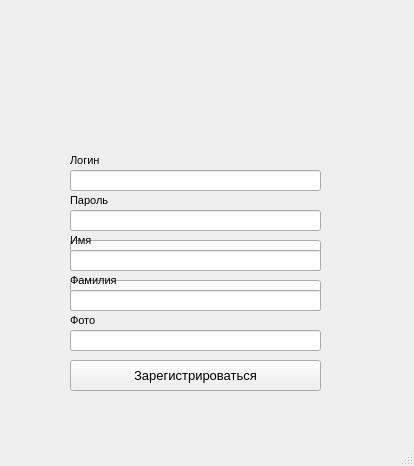
<?xml version="1.0" encoding="UTF-8"?>
<ui version="4.0">
 <class>MainWindow</class>
 <widget class="QMainWindow" name="MainWindow">
  <property name="geometry">
   <rect>
    <x>0</x>
    <y>0</y>
    <width>414</width>
    <height>466</height>
   </rect>
  </property>
  <property name="windowTitle">
   <string>Login</string>
  </property>
  <widget class="QWidget" name="centralwidget">
   <widget class="QLabel" name="image">
    <property name="geometry">
     <rect>
      <x>90</x>
      <y>30</y>
      <width>191</width>
      <height>121</height>
     </rect>
    </property>
    <property name="text">
     <string/>
    </property>
   </widget>
   <widget class="QLineEdit" name="login_text">
    <property name="geometry">
     <rect>
      <x>70</x>
      <y>170</y>
      <width>251</width>
      <height>21</height>
     </rect>
    </property>
    <property name="font">
     <font>
      <pointsize>11</pointsize>
     </font>
    </property>
   </widget>
   <widget class="QLineEdit" name="pass_text">
    <property name="geometry">
     <rect>
      <x>70</x>
      <y>210</y>
      <width>251</width>
      <height>21</height>
     </rect>
    </property>
    <property name="font">
     <font>
      <pointsize>11</pointsize>
     </font>
    </property>
    <property name="inputMethodHints">
     <set>Qt::ImhHiddenText|Qt::ImhNoAutoUppercase|Qt::ImhNoPredictiveText|Qt::ImhSensitiveData</set>
    </property>
    <property name="echoMode">
     <enum>QLineEdit::Password</enum>
    </property>
   </widget>
   <widget class="QPushButton" name="login_button">
    <property name="geometry">
     <rect>
      <x>70</x>
      <y>240</y>
      <width>251</width>
      <height>31</height>
     </rect>
    </property>
    <property name="font">
     <font>
      <pointsize>10</pointsize>
     </font>
    </property>
    <property name="text">
     <string>Войти</string>
    </property>
   </widget>
   <widget class="QPushButton" name="regop_button">
    <property name="geometry">
     <rect>
      <x>70</x>
      <y>280</y>
      <width>251</width>
      <height>31</height>
     </rect>
    </property>
    <property name="font">
     <font>
      <pointsize>10</pointsize>
     </font>
    </property>
    <property name="text">
     <string>Зарегистрироваться</string>
    </property>
   </widget>
   <widget class="QPushButton" name="reg_button">
    <property name="geometry">
     <rect>
      <x>70</x>
      <y>360</y>
      <width>251</width>
      <height>31</height>
     </rect>
    </property>
    <property name="font">
     <font>
      <pointsize>10</pointsize>
     </font>
    </property>
    <property name="text">
     <string>Зарегистрироваться</string>
    </property>
   </widget>
   <widget class="QLabel" name="label">
    <property name="geometry">
     <rect>
      <x>70</x>
      <y>150</y>
      <width>111</width>
      <height>21</height>
     </rect>
    </property>
    <property name="font">
     <font>
      <pointsize>8</pointsize>
     </font>
    </property>
    <property name="text">
     <string>Логин</string>
    </property>
   </widget>
   <widget class="QLabel" name="label_2">
    <property name="geometry">
     <rect>
      <x>70</x>
      <y>190</y>
      <width>111</width>
      <height>21</height>
     </rect>
    </property>
    <property name="font">
     <font>
      <pointsize>8</pointsize>
     </font>
    </property>
    <property name="text">
     <string>Пароль</string>
    </property>
   </widget>
   <widget class="QLineEdit" name="surname_text">
    <property name="geometry">
     <rect>
      <x>70</x>
      <y>290</y>
      <width>251</width>
      <height>21</height>
     </rect>
    </property>
    <property name="font">
     <font>
      <pointsize>11</pointsize>
     </font>
    </property>
   </widget>
   <widget class="QLabel" name="label_3">
    <property name="geometry">
     <rect>
      <x>70</x>
      <y>270</y>
      <width>111</width>
      <height>21</height>
     </rect>
    </property>
    <property name="font">
     <font>
      <pointsize>8</pointsize>
     </font>
    </property>
    <property name="text">
     <string>Фамилия</string>
    </property>
   </widget>
   <widget class="QLineEdit" name="name_text">
    <property name="geometry">
     <rect>
      <x>70</x>
      <y>250</y>
      <width>251</width>
      <height>21</height>
     </rect>
    </property>
    <property name="font">
     <font>
      <pointsize>11</pointsize>
     </font>
    </property>
   </widget>
   <widget class="QLabel" name="label_4">
    <property name="geometry">
     <rect>
      <x>70</x>
      <y>230</y>
      <width>111</width>
      <height>21</height>
     </rect>
    </property>
    <property name="font">
     <font>
      <pointsize>8</pointsize>
     </font>
    </property>
    <property name="text">
     <string>Имя</string>
    </property>
   </widget>
   <widget class="QLineEdit" name="photo_text">
    <property name="enabled">
     <bool>true</bool>
    </property>
    <property name="geometry">
     <rect>
      <x>70</x>
      <y>330</y>
      <width>251</width>
      <height>21</height>
     </rect>
    </property>
    <property name="font">
     <font>
      <pointsize>11</pointsize>
     </font>
    </property>
   </widget>
   <widget class="QLabel" name="label_5">
    <property name="geometry">
     <rect>
      <x>70</x>
      <y>310</y>
      <width>111</width>
      <height>21</height>
     </rect>
    </property>
    <property name="font">
     <font>
      <pointsize>8</pointsize>
     </font>
    </property>
    <property name="text">
     <string>Фото</string>
    </property>
   </widget>
  </widget>
  <widget class="QMenuBar" name="menubar">
   <property name="geometry">
    <rect>
     <x>0</x>
     <y>0</y>
     <width>414</width>
     <height>20</height>
    </rect>
   </property>
  </widget>
  <widget class="QStatusBar" name="statusbar"/>
 </widget>
 <resources/>
 <connections/>
</ui>
